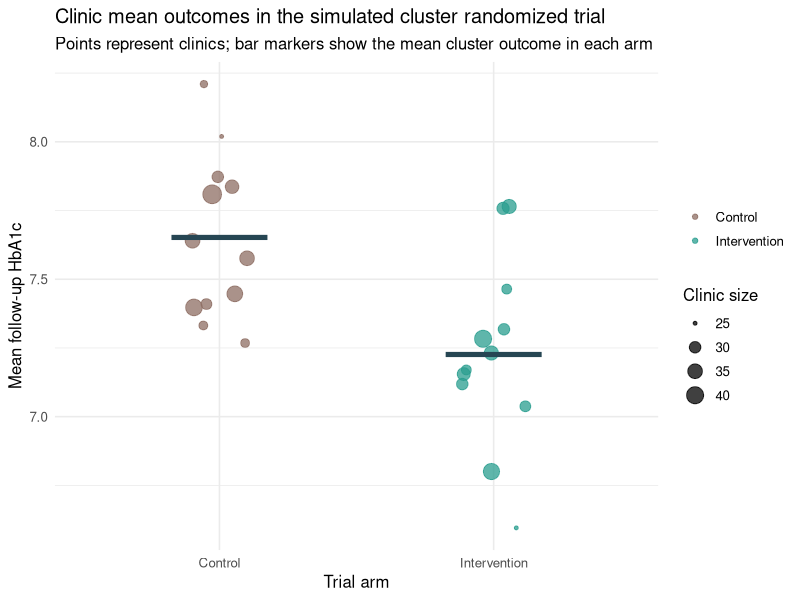

Source code (R):
## ---- chunk 1
set.seed(2034)

n_clinics <- 24
clinic_size <- sample(25:45, size = n_clinics, replace = TRUE)
clinic <- rep(seq_len(n_clinics), times = clinic_size)
n <- length(clinic)

treatment_by_clinic <- sample(rep(c(0, 1), each = n_clinics / 2))
treatment <- treatment_by_clinic[clinic]

true_tau <- 0.28
true_sigma <- 0.72
true_icc <- true_tau^2 / (true_tau^2 + true_sigma^2)
design_effect <- 1 + (mean(clinic_size) - 1) * true_icc

design_summary <- data.frame(
  clinics = n_clinics,
  patients = n,
  mean_cluster_size = mean(clinic_size),
  true_icc = true_icc,
  design_effect = design_effect
)

design_summary[, c("mean_cluster_size", "true_icc", "design_effect")] <-
  round(design_summary[, c("mean_cluster_size", "true_icc", "design_effect")], 3)

knitr::kable(
  design_summary,
  caption = "Design summary for the synthetic cluster randomized trial"
)

randomization_table <- data.frame(
  arm = c("Control clinics", "Intervention clinics"),
  number_of_clusters = c(
    sum(treatment_by_clinic == 0),
    sum(treatment_by_clinic == 1)
  ),
  mean_cluster_size = c(
    mean(clinic_size[treatment_by_clinic == 0]),
    mean(clinic_size[treatment_by_clinic == 1])
  )
)

randomization_table$mean_cluster_size <- round(randomization_table$mean_cluster_size, 3)

knitr::kable(
  randomization_table,
  caption = "Cluster allocation across treatment arms",
  row.names = FALSE
)
## ---- chunk 2
clinic_intercepts <- rnorm(n_clinics, mean = 0, sd = true_tau)

age <- pmin(pmax(round(rnorm(n, mean = 62, sd = 10)), 30), 85)
baseline_hba1c <- pmax(rnorm(n, mean = 8.0, sd = 1.05), 5.5)
epsilon <- rnorm(n, mean = 0, sd = true_sigma)

followup_hba1c <- 1.8 +
  (-0.35) * treatment +
  0.010 * age +
  0.65 * baseline_hba1c +
  clinic_intercepts[clinic] +
  epsilon

synthetic_crt <- data.frame(
  clinic = factor(clinic),
  treatment = treatment,
  age = age,
  baseline_hba1c = baseline_hba1c,
  followup_hba1c = followup_hba1c,
  clinic_intercept = clinic_intercepts[clinic]
)

outcome_summary <- data.frame(
  quantity = c(
    "Mean age",
    "Mean baseline HbA1c",
    "Mean follow-up HbA1c",
    "Treatment share"
  ),
  value = c(
    mean(synthetic_crt$age),
    mean(synthetic_crt$baseline_hba1c),
    mean(synthetic_crt$followup_hba1c),
    mean(synthetic_crt$treatment)
  )
)

outcome_summary$value <- round(outcome_summary$value, 3)

knitr::kable(
  outcome_summary,
  caption = "Patient-level summary of the simulated cluster trial",
  row.names = FALSE
)
## ---- chunk 3
cluster_means <- aggregate(
  cbind(followup_hba1c, baseline_hba1c) ~ clinic + treatment,
  data = synthetic_crt,
  FUN = mean
)

cluster_means$cluster_size <- as.numeric(table(synthetic_crt$clinic))
cluster_means$arm <- ifelse(cluster_means$treatment == 1, "Intervention", "Control")

ggplot2::ggplot(
  cluster_means,
  ggplot2::aes(x = arm, y = followup_hba1c, size = cluster_size, color = arm)
) +
  ggplot2::geom_jitter(width = 0.12, alpha = 0.75) +
  ggplot2::stat_summary(
    data = cluster_means,
    ggplot2::aes(x = arm, y = followup_hba1c),
    fun = mean,
    geom = "crossbar",
    width = 0.35,
    color = "#264653",
    linewidth = 0.7,
    inherit.aes = FALSE
  ) +
  ggplot2::scale_color_manual(values = c("Control" = "#8d6e63", "Intervention" = "#2a9d8f")) +
  ggplot2::labs(
    title = "Clinic mean outcomes in the simulated cluster randomized trial",
    subtitle = "Points represent clinics; bar markers show the mean cluster outcome in each arm",
    x = "Trial arm",
    y = "Mean follow-up HbA1c",
    size = "Clinic size",
    color = NULL
  ) +
  ggplot2::theme_minimal(base_size = 12)
## ---- chunk 4
naive_fit <- lm(
  followup_hba1c ~ treatment + age + baseline_hba1c,
  data = synthetic_crt
)

mixed_fit <- nlme::lme(
  fixed = followup_hba1c ~ treatment + age + baseline_hba1c,
  random = ~ 1 | clinic,
  data = synthetic_crt,
  method = "REML"
)

treatment_comparison <- data.frame(
  model = c("True treatment effect", "Naive OLS", "Random-intercept model"),
  estimate = c(
    -0.35,
    coef(summary(naive_fit))["treatment", "Estimate"],
    summary(mixed_fit)$tTable["treatment", "Value"]
  ),
  standard_error = c(
    NA_real_,
    coef(summary(naive_fit))["treatment", "Std. Error"],
    summary(mixed_fit)$tTable["treatment", "Std.Error"]
  )
)

treatment_comparison[, c("estimate", "standard_error")] <-
  round(treatment_comparison[, c("estimate", "standard_error")], 3)

knitr::kable(
  treatment_comparison,
  caption = "Treatment-effect comparison with and without accounting for clustering",
  row.names = FALSE
)
## ---- chunk 5
true_fixed_effects <- c(
  "(Intercept)" = 1.8,
  treatment = -0.35,
  age = 0.010,
  baseline_hba1c = 0.65
)

fixed_effects_table <- data.frame(
  term = names(nlme::fixed.effects(mixed_fit)),
  true_value = true_fixed_effects[names(nlme::fixed.effects(mixed_fit))],
  estimated_value = as.numeric(nlme::fixed.effects(mixed_fit))
)

fixed_effects_table$bias <- fixed_effects_table$estimated_value - fixed_effects_table$true_value

fixed_effects_table[, c("true_value", "estimated_value", "bias")] <-
  round(fixed_effects_table[, c("true_value", "estimated_value", "bias")], 3)

knitr::kable(
  fixed_effects_table,
  caption = "True and estimated fixed effects in the cluster randomized trial simulation",
  row.names = FALSE
)

variance_components <- nlme::VarCorr(mixed_fit)

estimated_tau <- as.numeric(variance_components[1, "StdDev"])^2
estimated_sigma <- as.numeric(variance_components[2, "StdDev"])^2
estimated_icc <- estimated_tau / (estimated_tau + estimated_sigma)

variance_table <- data.frame(
  component = c("clinic_variance", "residual_variance", "ICC"),
  true_value = c(
    true_tau^2,
    true_sigma^2,
    true_icc
  ),
  estimated_value = c(
    estimated_tau,
    estimated_sigma,
    estimated_icc
  )
)

variance_table[, c("true_value", "estimated_value")] <-
  round(variance_table[, c("true_value", "estimated_value")], 3)

knitr::kable(
  variance_table,
  caption = "True and estimated variance structure in the simulated cluster trial",
  row.names = FALSE
)
